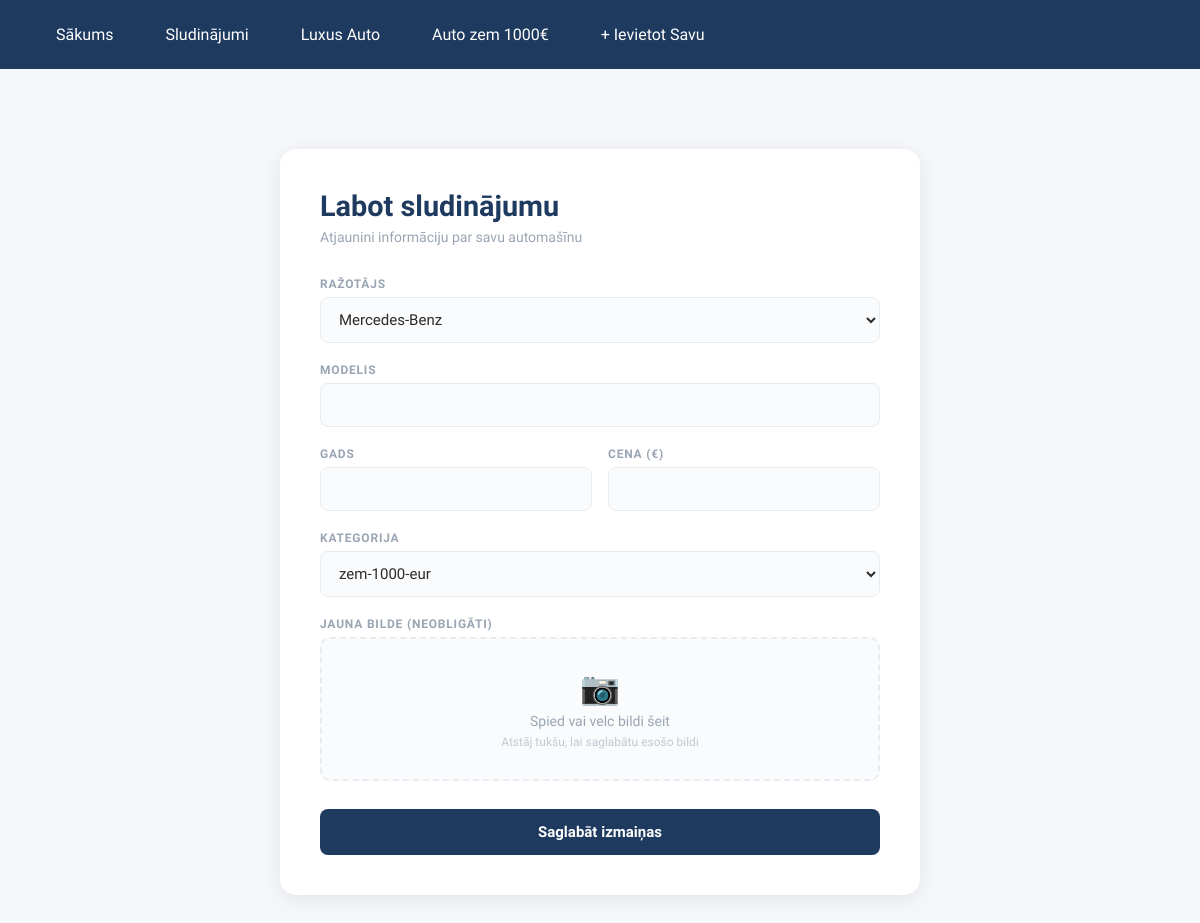
/sludinajumi/21/labot, run on an earlier commit of the app's database.
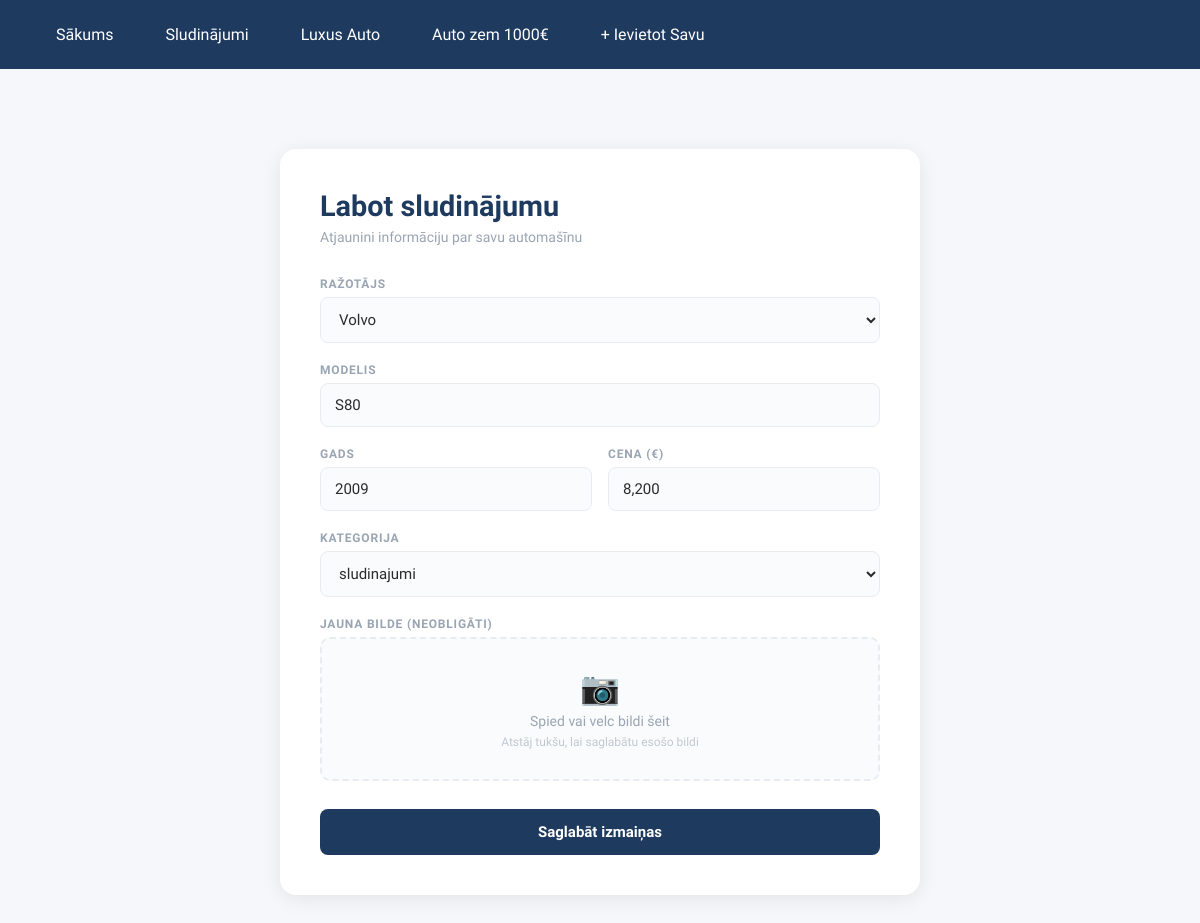
And on a later commit of the database.
### tables this page shows
CREATE TABLE sludinajumi (
	id INTEGER NOT NULL PRIMARY KEY AUTOINCREMENT,
	model TEXT NOT NULL,
	price REAL NOT NULL,
	image TEXT,
	"year" INTEGER,
	quality INTEGER,
	manufacturer_id INTEGER,
	engine_id INTEGER,
	CONSTRAINT sludinajumi_manufacturers_FK FOREIGN KEY (manufacturer_id) REFERENCES manufacturers(id),
	CONSTRAINT sludinajumi_qualities_FK FOREIGN KEY (quality) REFERENCES qualities(id),
	CONSTRAINT sludinajumi_engine_FK FOREIGN KEY (engine_id) REFERENCES engine(id)
);

CREATE TABLE manufacturers (
	id INTEGER NOT NULL PRIMARY KEY AUTOINCREMENT,
	name TEXT NOT NULL
);

CREATE TABLE qualities (
	id INTEGER NOT NULL PRIMARY KEY AUTOINCREMENT,
	quality_name TEXT
, clean_name TEXT);

### app.py (the view, shortened to what this page needs)
@app.route("/<quality_name>/<int:sludinajums_id>/labot", methods=["GET", "POST"])
def labot(quality_name, sludinajums_id):
    conn = get_db_connection()
    manufacturers = conn.execute("SELECT * FROM manufacturers").fetchall()
    qualities = conn.execute("SELECT * FROM qualities").fetchall()
    sludinajums = conn.execute("""
        SELECT sludinajumi.*, qualities.quality_name FROM sludinajumi
        JOIN qualities ON sludinajumi.quality = qualities.id
        WHERE sludinajumi.id = ?
        """, (sludinajums_id,)).fetchone()
    conn.close()
    return render_template("editlisting.html", sludinajums=sludinajums, manufacturers=manufacturers, qualities=qualities)

### app.py (called while the page is built)
def get_db_connection():
    db = Path(__file__).parent / "database.db"
    conn = sqlite3.connect(db)
    conn.row_factory = sqlite3.Row
    return conn

### templates/editlisting.html (shortened to what this page needs)
{% extends "base.html" %}
{% block content %}
<div class="form-page">
    <div class="form-card">
        <h1 class="form-title">Labot sludinājumu</h1>
        <p class="form-subtitle">Atjaunini informāciju par savu automašīnu</p>
        <form method="POST" enctype="multipart/form-data" class="listing-form">
            <div class="form-group">
                <label class="form-label">Ražotājs</label>
                <select name="manufacturer_id" class="form-input" id="manufacturer-select" onchange="toggleOther(this)">
                    {% for m in manufacturers %}
                        <option value="{{ m['id'] }}" {% if m['id'] == sludinajums['manufacturer_id'] %}selected{% endif %}>
                            {{ m['name'] }}
                        </option>
                    {% endfor %}
                </select>
            </div>
            <div class="form-group">
                <label class="form-label">Modelis</label>
                <input type="text" name="model" class="form-input" value="{{ sludinajums['model'] }}" required>
            </div>
            <div class="form-row">
                <div class="form-group">
                    <label class="form-label">Gads</label>
                    <input type="number" name="year" class="form-input" value="{{ sludinajums['year'] }}" min="1950" max="2025" required>
                </div>
                <div class="form-group">
                    <label class="form-label">Cena (€)</label>
                    <input type="text" name="price" class="form-input" value="{{ sludinajums['price'] }}" required>
                </div>
            </div>
            <div class="form-group">
                <label class="form-label">Kategorija</label>
                <select name="quality" class="form-input">
                    {% for q in qualities %}
                        <option value="{{ q['id'] }}" {% if q['id'] == sludinajums['quality'] %}selected{% endif %}>
                            {{ q['quality_name'] }}
                        </option>
                    {% endfor %}
                </select>
            </div>
            <div class="form-group">
                <label class="form-label">Jauna bilde (neobligāti)</label>
                <div class="file-upload-area" id="file-upload-area">
                    <div class="file-upload-placeholder" id="upload-placeholder">
                        <span class="upload-icon">📷</span>
                        <span>Spied vai velc bildi šeit</span>
                        <span class="upload-hint">Atstāj tukšu, lai saglabātu esošo bildi</span>
                    </div>
                </div>
            </div>
            <button type="submit" class="submit-btn">Saglabāt izmaiņas</button>
        </form>
    </div>
</div>
{% endblock %}

What changed in the data, as far as the page shows it:
added sludinajumi: manufacturer_id "Volvo", model "S80", year "2009", price "8,200", quality "sludinajumi"
Also different on the page:
form field manufacturer_id: "Mercedes-Benz" → (not shown)
form field quality: "zem-1000-eur" → (not shown)
